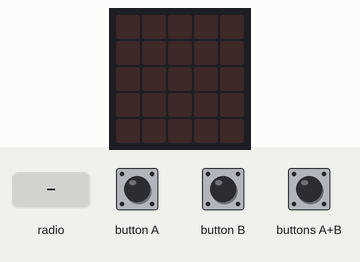
This program was run on a simulated BBC micro:bit (MakeCode). On the bench: the board's 5×5 LED display. The inputs (shaded band) are chosen by the test bench.

Above: at 1.2 s.
1.3 s: radio message "1" arrives
At 1.9 s:
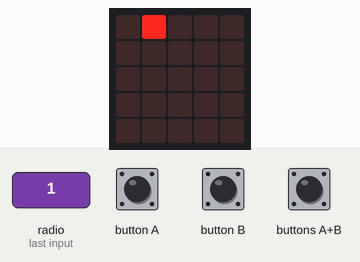
Timing chart, 0 to 4.3 s (numbered marks = the images above; inputs shaded):
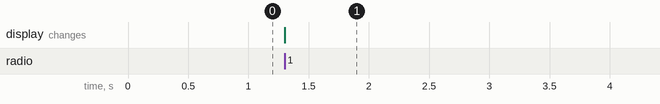

Measured:
- after the input at 1.3 s, the display: changes at once (image 1)

The program:

main.ts
```typescript
input.onButtonPressed(Button.A, function () {
    X += 1
})
input.onButtonPressed(Button.AB, function () {
    radio.setGroup(X + Y)
})
radio.onReceivedString(function (receivedString) {
    led.plot(parseFloat(receivedString.substr(0, 1)), parseFloat(receivedString.substr(1, 2)))
    basic.pause(3000)
    basic.clearScreen()
})
input.onButtonPressed(Button.B, function () {
    Y += 1
})
let X = 0
let Y = 0
Y = 0
X = 0
radio.setGroup(1)
```

test.ts
```typescript
// aquí va el archivo "tests"; esto no se compilará cuando este paquete se utilice como una extensión.
```
